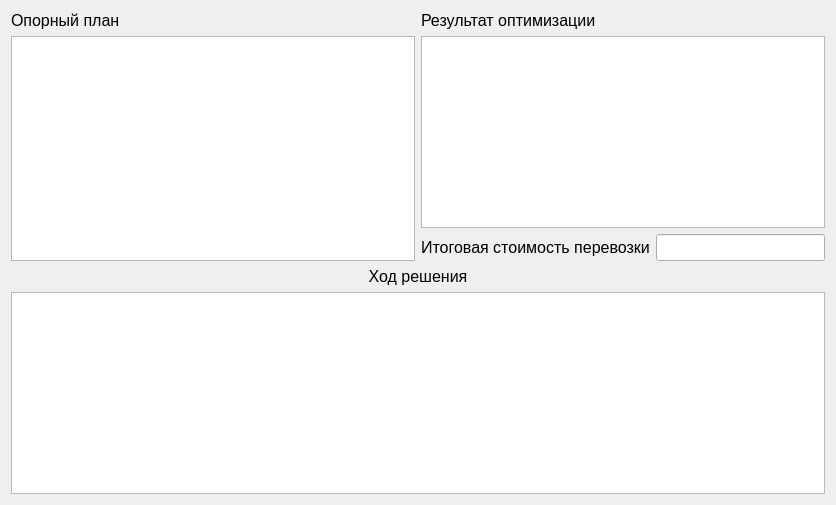
<?xml version="1.0" encoding="UTF-8"?>
<ui version="4.0">
 <class>ResultShowWindow</class>
 <widget class="QDialog" name="ResultShowWindow">
  <property name="geometry">
   <rect>
    <x>0</x>
    <y>0</y>
    <width>836</width>
    <height>505</height>
   </rect>
  </property>
  <property name="font">
   <font>
    <pointsize>12</pointsize>
   </font>
  </property>
  <property name="windowTitle">
   <string>Dialog</string>
  </property>
  <layout class="QGridLayout" name="gridLayout">
   <item row="1" column="0">
    <layout class="QHBoxLayout" name="horizontalLayout">
     <item>
      <layout class="QVBoxLayout" name="verticalLayout">
       <item>
        <widget class="QLabel" name="label">
         <property name="text">
          <string>Опорный план</string>
         </property>
        </widget>
       </item>
       <item>
        <widget class="QTableView" name="tableView_basic_plan"/>
       </item>
      </layout>
     </item>
     <item>
      <layout class="QVBoxLayout" name="verticalLayout_2">
       <item>
        <widget class="QLabel" name="label_2">
         <property name="text">
          <string>Результат оптимизации</string>
         </property>
        </widget>
       </item>
       <item>
        <widget class="QTableView" name="tableView_res"/>
       </item>
       <item>
        <layout class="QHBoxLayout" name="horizontalLayout_2">
         <item>
          <widget class="QLabel" name="label_4">
           <property name="text">
            <string>Итоговая стоимость перевозки</string>
           </property>
          </widget>
         </item>
         <item>
          <widget class="QLineEdit" name="result_price_line_edit"/>
         </item>
        </layout>
       </item>
      </layout>
     </item>
    </layout>
   </item>
   <item row="3" column="0">
    <widget class="QTextBrowser" name="view_temperaly_calculation">
     <property name="font">
      <font>
       <pointsize>12</pointsize>
      </font>
     </property>
    </widget>
   </item>
   <item row="2" column="0">
    <widget class="QLabel" name="label_3">
     <property name="text">
      <string>Ход решения</string>
     </property>
     <property name="alignment">
      <set>Qt::AlignCenter</set>
     </property>
    </widget>
   </item>
  </layout>
 </widget>
 <resources/>
 <connections/>
</ui>
